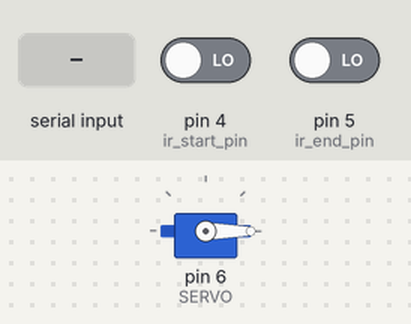
A sketch run on a simulated Arduino Uno, built with avr-gcc and run on an emulated ATmega328P. On the bench: servo. Inputs (shaded band) come from the test bench; at power-on: pin 4 (ir_start_pin) LOW, pin 5 (ir_end_pin) LOW. The modem accepts every AT command (registered, SIM ready, sends succeed) and sends nothing else; what the sketch prints to the serial monitor is not drawn.

Above: at 14.3 s.
14.4 s: pin 4 (ir_start_pin) driven HIGH
At 15.2 s:
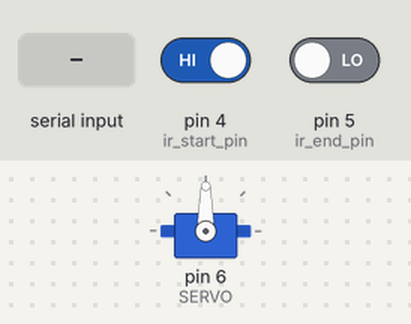
15.9 s: "open\n" received over the second serial link
17.9 s: "close\n" received over the second serial link
Timing chart, 0 to 26.9 s (numbered marks = the images above; inputs shaded):
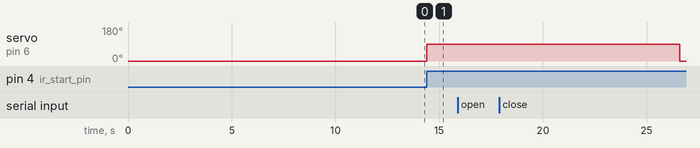

The sketch:

parking.ino
```cpp
#include <SoftwareSerial.h>
#include <Servo.h>
#define ir_start_pin 4
#define ir_end_pin 5
#define SERVO 6

#define DEBUG true
SoftwareSerial esp8266(2, 3);

const String server_ip = "192.168.0.14";
const int server_port = 5000;

Servo gateServo;

bool car_in = false;
bool car_out = false;

void setup(){
  Serial.begin(9600);
  esp8266.begin(9600);

  pinMode(ir_start_pin, INPUT);
  pinMode(ir_end_pin, INPUT);

  gateServo.attach(SERVO);
  gateServo.write(0); // 초기 설정은 0(게이트 문)

  sendData("AT+RST\r\n", 2000, DEBUG);
  sendData("AT+CWMODE=1\r\n", 1000, DEBUG);
  sendData("AT+CWJAP=\"202호 강의실 2.4\",\"4719222202\"\r\n", 5000, DEBUG);
  sendData("AT+CIPMUX=0\r\n", 1000, DEBUG);
  sendData("AT+CIPSTATUS\r\n", 2000, DEBUG);
  sendData("AT+CIFSR\r\n", 2000, DEBUG);
}
void loop() {
  if (digitalRead(ir_start_pin) == HIGH && !car_in) {
    car_in = true;
    Serial.println("차량이 입차하였습니다.");
    openGate();
    sendMsg("CAR_IN");
    delay(5000);
    closeGate();
  }
   if (digitalRead(ir_start_pin) == LOW) {
    car_in = false;  // 센서가 LOW 되면 다시 이벤트 가능
  }

  if (digitalRead(ir_end_pin) == HIGH && !car_out) {
    car_out = true;
    Serial.println("차량이 출차하였습니다.");
    openGate();
    sendMsg("CAR_OUT");
    delay(5000);
    closeGate();
  }
  if (digitalRead(ir_end_pin) == LOW) {
    car_out = false;
  }
}

void openGate() {
  gateServo.write(90);
  Serial.println("게이트 열림");
}
void closeGate() {
  gateServo.write(0);
  Serial.println("게이트 닫힘");
}
void sendMsg(String event_type) {
  // json 데이터 형식으로 Flask 서버로 보냄
  String jsonData = "{\"event_type\":\"" + event_type + "\"}";
  String cmd = "AT+CIPSTART=\"TCP\",\"" + server_ip + "\"," + String(server_port) + "\r\n";
  sendData(cmd, 2000, DEBUG);

  String httpRequest = "POST /event HTTP/1.1\r\n";
  httpRequest += "Host: " + server_ip + "\r\n";
  httpRequest += "Content-Type: application/json\r\n";
  httpRequest += "Content-Length: " + String(jsonData.length()) + "\r\n\r\n";
  httpRequest += jsonData;

  cmd = "AT+CIPSEND=" + String(httpRequest.length()) + "\r\n";
  sendData(cmd, 2000, DEBUG);
  sendData(httpRequest, 2000, DEBUG);
  sendData("AT+CIPCLOSE\r\n", 1000, DEBUG);

  Serial.println("Flask 서버로 이벤트 전송 완료: " + event_type);
}

String sendData(String command, const int timeout, boolean debug) {
  String response = "";
  esp8266.print(command);
  long int time = millis();

  while ((time + timeout) > millis()) {
    while (esp8266.available()) {
      char c = esp8266.read();
      response += c;
    }
  }
  if (debug) {
    Serial.print(response);
  }
  return response;
}
```

ParkingGate.cpp
```cpp
#include "ParkingGate.h"

ParkingGate::ParkingGate(uint8_t servoPin)
    : SERVO_PIN(servoPin), state(0) {
}

void ParkingGate::begin() {
    gateServo.attach(SERVO_PIN);
    gateServo.write(0);  // 초기 서보모터 값 : 0
    command = "";   // 초기값은 공백으로 설정
}

void ParkingGate::update() {
    // 시리얼 통신 기능
    if (Serial.available()) {
        char c = Serial.read();

        if (c == '\n' || c == '\r') {
            command.trim(); // 문자열 좌우 공백 제거
            if (command.length() > 0) {
                Serial.println("받은 데이터 : " + command);

                if (command == "open") {
                    gateServo.write(120);
                    Serial.println("게이트 열림");
                    state = 1;
                }
                else if (command == "close") {
                    gateServo.write(0);
                    Serial.println("게이트 닫힘");
                    state = 0;
                }
            }
            command = "";
        } else {
            command += c;
        }
    }

    delay(500);
}

void ParkingGate::openGate() {
    gateServo.write(120);
    state = 1;  // 서보모터 상태 1 = 문 열림
}

void ParkingGate::closeGate() {
    gateServo.write(0);
    state = 0;  // 서보모터 상태 0 = 문 닫힘
}
```

ParkingGate.h
```cpp
#ifndef PARKING_GATE_H
#define PARKING_GATE_H

#include <Servo.h>
#include <Arduino.h>

class ParkingGate {
public:
    ParkingGate(uint8_t servoPin);
    void begin();
    void update();

private:
    void openGate();
    void closeGate();

    Servo gateServo;
    uint8_t SERVO_PIN;
    int state;  // 0 = closed, 1 = open
    String command;
};

#endif
```

main.cpp
```cpp
// 실행 파일, 소스파일 모음 폴더
```

Measured:
- after the input at 14.4 s, servo on pin 6 (SERVO): 0° → 90° at once
- after the input at 15.9 s, every drawn part: stays the same
